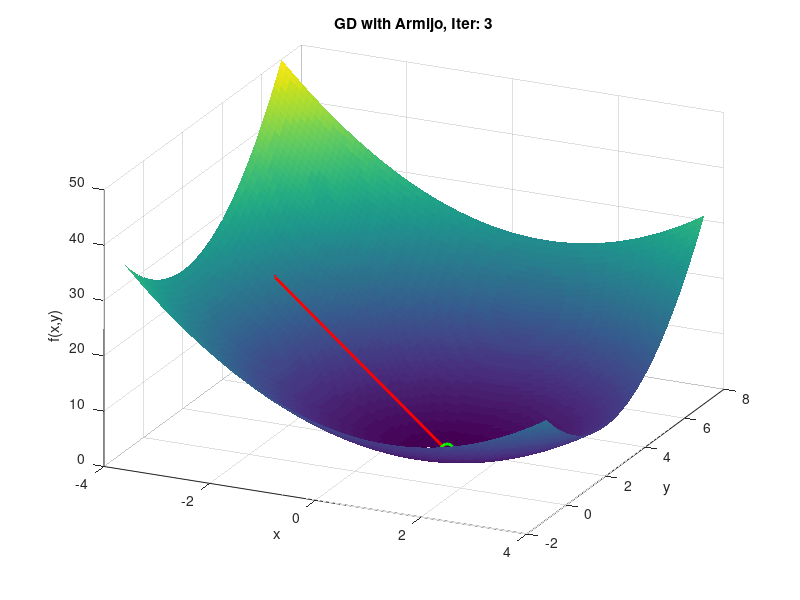

Here is the MATLAB script that generated this plot:
% Gradient Descent with Armijo Step Size
clear; clc; close all;

% Function and gradient
f = @(x, y) (x - 1).^2 + (y - 2).^2;
grad = @(x, y) [2*(x - 1); 2*(y - 2)];

% Armijo parameters
alpha_init = 1;       % initial step size
beta = 0.5;           % step size shrink factor
c = 1e-4;             % Armijo condition constant
max_iter = 50;
tol = 1e-6;
x0 = [-3; 4];

% Grid for surface plot
[xg, yg] = meshgrid(-4:0.1:4, -1:0.1:7);
zg = f(xg, yg);

% Gradient descent with Armijo
x = x0;
history = x;
tic;

for i = 1:max_iter
    g = grad(x(1), x(2));
    d = -g;  % Descent direction
    alpha = alpha_init;
    
    % Backtracking line search (Armijo rule)
    while f(x(1) + alpha*d(1), x(2) + alpha*d(2)) > f(x(1), x(2)) + c*alpha*(g'*d)
        alpha = beta * alpha;
    end
    
    x = x + alpha * d;
    history(:, end+1) = x;
    if norm(g) < tol
    disp(['Converged at iteration ', num2str(i)]);
    break;
    end
end
elapsed_time = toc;
fprintf('final obj val: %2.6e\n', f(history(1,end), history(2,end)));
fprintf('elapsed time: %2.6f s\n', elapsed_time);

% Plot and video
figure;
axis tight manual
set(gca,'nextplot','replacechildren');
% v = VideoWriter('gradient_descent_armijo.avi'); 
% open(v);

for k = 1:size(history, 2)
    surf(xg, yg, zg, 'EdgeColor', 'none');
    hold on;
    plot3(history(1,1:k), history(2,1:k), f(history(1,1:k), history(2,1:k)), 'r.-', 'LineWidth', 2, 'MarkerSize', 10);
    plot3(1, 2, f(1, 2), 'go', 'MarkerSize', 10, 'LineWidth', 2); % True minimum
    title(['GD with Armijo, Iter: ', num2str(k)]);
    xlabel('x'); ylabel('y'); zlabel('f(x,y)');
    view(25, 30);
    drawnow;

    % Save frame
    frame = getframe(gcf);
%     writeVideo(v, frame);
    hold off;
end

% close(v);
% [EOF]
